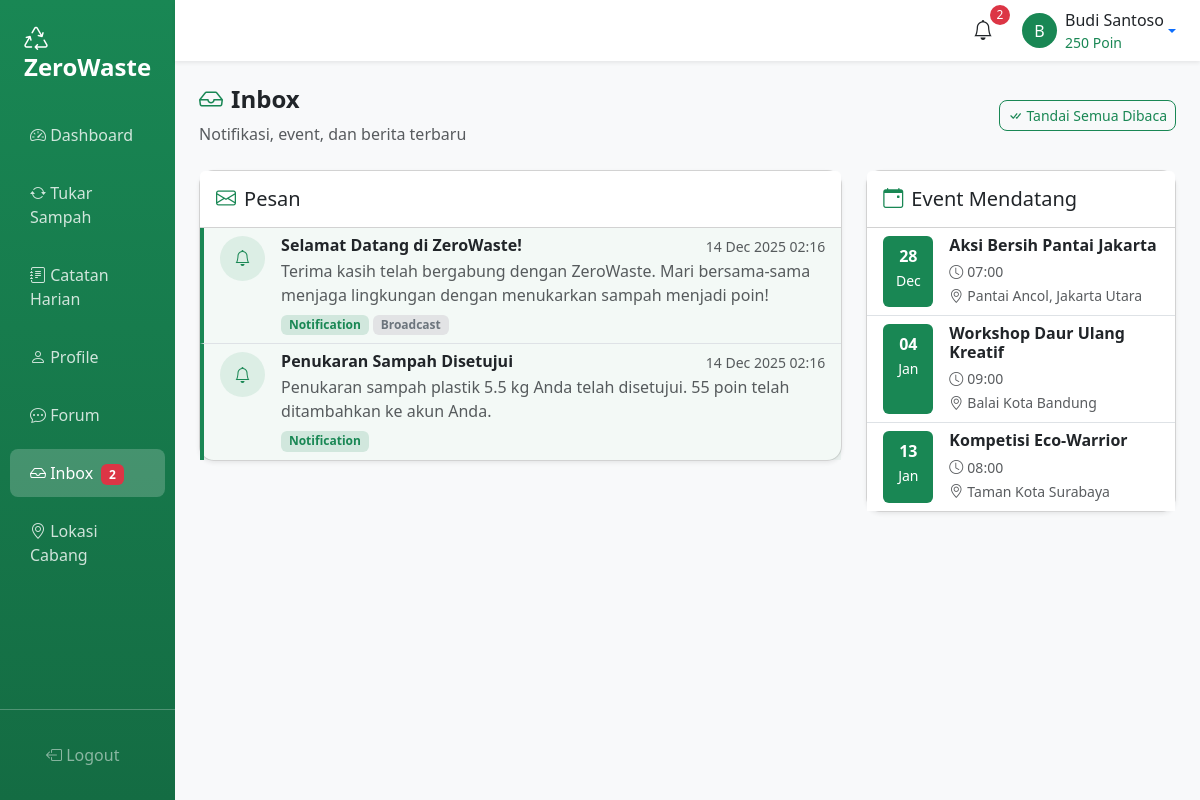
/user/inbox.php (signed in), run on the app's committed database.
### tables this page shows
CREATE TABLE `inbox` (
  `id` int(11) NOT NULL AUTO_INCREMENT,
  `user_id` int(11) DEFAULT NULL,
  `title` varchar(255) NOT NULL,
  `message` text NOT NULL,
  `type` varchar(20) DEFAULT 'notification',
  `is_read` tinyint(1) DEFAULT 0,
  `is_global` tinyint(1) DEFAULT 0,
  `created_by` int(11) DEFAULT NULL,
  `created_at` datetime DEFAULT CURRENT_TIMESTAMP,
  PRIMARY KEY (`id`),
  KEY `user_id` (`user_id`),
  CONSTRAINT `inbox_ibfk_1` FOREIGN KEY (`user_id`) REFERENCES `users` (`id`) ON DELETE CASCADE
);

CREATE TABLE `events` (
  `id` int(11) NOT NULL AUTO_INCREMENT,
  `title` varchar(255) NOT NULL,
  `description` text DEFAULT NULL,
  `event_date` date NOT NULL,
  `event_time` time DEFAULT NULL,
  `location` varchar(255) DEFAULT NULL,
  `poster` varchar(255) DEFAULT NULL,
  `is_active` tinyint(1) DEFAULT 1,
  `created_by` int(11) DEFAULT NULL,
  `created_at` datetime DEFAULT CURRENT_TIMESTAMP,
  PRIMARY KEY (`id`),
  KEY `created_by` (`created_by`),
  CONSTRAINT `events_ibfk_1` FOREIGN KEY (`created_by`) REFERENCES `users` (`id`)
);

### config/functions.php (called while the page is built, shortened)
<?php
function sanitize($data) {
    return htmlspecialchars(trim($data), ENT_QUOTES, 'UTF-8');
}
function formatDateTime($datetime) {
    return date('d M Y H:i', strtotime($datetime));
}
?>

### user/inbox.php (the view, shortened to what this page needs)
<?php
require_once '../config/database.php';
require_once '../config/functions.php';
$userId = $_SESSION['user_id'];
$stmt = $pdo->prepare("
    SELECT * FROM inbox
    WHERE user_id = ? OR is_global = 1
    ORDER BY created_at DESC
");
$stmt->execute([$userId]);
$messages = $stmt->fetchAll();
$stmt = $pdo->query("SELECT * FROM events WHERE is_active = 1 AND event_date >= CURRENT_DATE ORDER BY event_date ASC");
$events = $stmt->fetchAll();
?>
<!DOCTYPE html>
<html lang="id">
<head>
    <link href="https://cdn.jsdelivr.net/npm/bootstrap@5.3.2/dist/css/bootstrap.min.css" rel="stylesheet">
    <link href="https://cdn.jsdelivr.net/npm/bootstrap-icons@1.11.1/font/bootstrap-icons.css" rel="stylesheet">
    <link href="../assets/css/style.css" rel="stylesheet">
</head>
<body>
    <div class="d-flex">
        <?php include 'includes/sidebar.php'; ?>
        <div class="main-content flex-grow-1">
            <?php include 'includes/topbar.php'; ?>
            <div class="container-fluid p-4">
                <div class="row mb-4">
                    <div class="col-12 d-flex justify-content-between align-items-center">
                        <div>
                            <h4 class="fw-bold"><i class="bi bi-inbox me-2 text-success"></i>Inbox</h4>
                            <p class="text-muted mb-0">Notifikasi, event, dan berita terbaru</p>
                        </div>
                        <a href="?read_all=1" class="btn btn-outline-success btn-sm">
                            <i class="bi bi-check-all me-1"></i>Tandai Semua Dibaca
                        </a>
                    </div>
                </div>
                <div class="row g-4">
                    <div class="col-lg-8">
                        <div class="card shadow-sm">
                            <div class="card-header bg-white py-3">
                                <h5 class="mb-0"><i class="bi bi-envelope me-2 text-success"></i>Pesan</h5>
                            </div>
                            <div class="card-body p-0">
                                <?php if (empty($messages)): ?>
                                <div class="p-4 text-center text-muted">
                                    <i class="bi bi-inbox fs-1 mb-2"></i>
                                    <p class="mb-0">Tidak ada pesan</p>
                                </div>
                                <?php else: ?>
                                <div class="list-group list-group-flush">
                                    <?php foreach ($messages as $msg): ?>
                                    <a href="?read=<?= $msg['id'] ?>" class="list-group-item list-group-item-action inbox-item <?= !$msg['is_read'] ? 'unread' : '' ?>">
                                        <div class="d-flex justify-content-between align-items-start">
                                            <div class="me-3">
                                                <?php
                                                $icon = 'bell';
                                                $color = 'secondary';
                                                switch ($msg['type']) {
                                                    case 'notification': $icon = 'bell'; $color = 'success'; break;
                                                }
                                                ?>
                                                <div class="bg-<?= $color ?> bg-opacity-10 text-<?= $color ?> rounded-circle d-flex align-items-center justify-content-center" style="width: 45px; height: 45px;">
                                                    <i class="bi bi-<?= $icon ?>"></i>
                                                </div>
                                            </div>
                                            <div class="flex-grow-1">
                                                <div class="d-flex justify-content-between">
                                                    <h6 class="mb-1 fw-bold"><?= sanitize($msg['title']) ?></h6>
                                                    <small class="text-muted"><?= formatDateTime($msg['created_at']) ?></small>
                                                </div>
                                                <p class="mb-1 text-muted"><?= sanitize(substr($msg['message'], 0, 150)) ?><?= strlen($msg['message']) > 150 ? '...' : '' ?></p>
                                                <span class="badge bg-<?= $color ?>-subtle text-<?= $color ?>"><?= ucfirst($msg['type']) ?></span>
                                                <?php if ($msg['is_global']): ?>
                                                <span class="badge bg-secondary-subtle text-secondary">Broadcast</span>
                                                <?php endif; ?>
                                            </div>
                                        </div>
                                    </a>
                                    <?php endforeach; ?>
                                </div>
                                <?php endif; ?>
                            </div>
                        </div>
                    </div>
                    <div class="col-lg-4">
                        <div class="card shadow-sm">
                            <div class="card-header bg-white py-3">
                                <h5 class="mb-0"><i class="bi bi-calendar-event me-2 text-success"></i>Event Mendatang</h5>
                            </div>
                            <div class="card-body p-0">
                                <?php if (empty($events)): ?>
                                <div class="p-4 text-center text-muted">
                                    <i class="bi bi-calendar-x fs-1 mb-2"></i>
                                    <p class="mb-0">Tidak ada event mendatang</p>
                                </div>
                                <?php else: ?>
                                <div class="list-group list-group-flush">
                                    <?php foreach ($events as $event): ?>
                                    <div class="list-group-item">
                                        <div class="d-flex">
                                            <div class="bg-success text-white rounded text-center me-3 p-2" style="min-width: 50px;">
                                                <div class="fw-bold"><?= date('d', strtotime($event['event_date'])) ?></div>
                                                <small><?= date('M', strtotime($event['event_date'])) ?></small>
                                            </div>
                                            <div>
                                                <h6 class="mb-1 fw-bold"><?= sanitize($event['title']) ?></h6>
                                                <small class="text-muted">
                                                    <?php if ($event['event_time']): ?>
                                                    <i class="bi bi-clock me-1"></i><?= date('H:i', strtotime($event['event_time'])) ?>
                                                    <?php endif; ?>
                                                    <?php if ($event['location']): ?>
                                                    <br><i class="bi bi-geo-alt me-1"></i><?= sanitize($event['location']) ?>
                                                    <?php endif; ?>
                                                </small>
                                            </div>
                                        </div>
                                    </div>
                                    <?php endforeach; ?>
                                </div>
                                <?php endif; ?>
                            </div>
                        </div>
                    </div>
                </div>
            </div>
        </div>
    </div>
</body>
</html>

### assets/css/style.css (style rules this page uses)
:root { --primary-green: #198754; --light-green: #d1e7dd; --dark-green: #146c43; }
body { font-family: 'Segoe UI', Tahoma, Geneva, Verdana, sans-serif; }
.card { border-radius: 15px; transition: transform 0.2s, box-shadow 0.2s; }
.btn { border-radius: 8px; }
.main-content { background-color: #f8f9fa; min-height: 100vh; }
.inbox-item { transition: all 0.3s; }
.inbox-item.unread { border-left: 4px solid var(--primary-green); background-color: rgba(25, 135, 84, 0.05); }

### data on the page
inbox: title "Selamat Datang di ZeroWaste!", created_at "14 Dec 2025 02:16", message "Terima kasih telah bergabung dengan ZeroWaste. Mari bersama-sama menjaga lingkungan dengan menukarkan sampah menjadi poin!", type "Notification", is_global "Broadcast"
inbox: title "Penukaran Sampah Disetujui", created_at "14 Dec 2025 02:16", message "Penukaran sampah plastik 5.5 kg Anda telah disetujui. 55 poin telah ditambahkan ke akun Anda.", type "Notification"
events: event_date "28", event_date "Dec", title "Aksi Bersih Pantai Jakarta", event_time "07:00", location "Pantai Ancol, Jakarta Utara"
events: event_date "04", event_date "Jan", title "Workshop Daur Ulang Kreatif", event_time "09:00", location "Balai Kota Bandung"
events: event_date "13", event_date "Jan", title "Kompetisi Eco-Warrior", event_time "08:00", location "Taman Kota Surabaya"

### other printed values
$count "2"
$unreadCount "2"
substr($_SESSION['full_name'], 0, 1) "B"
$_SESSION['full_name'] "Budi Santoso"
$_SESSION['points'] "250"
